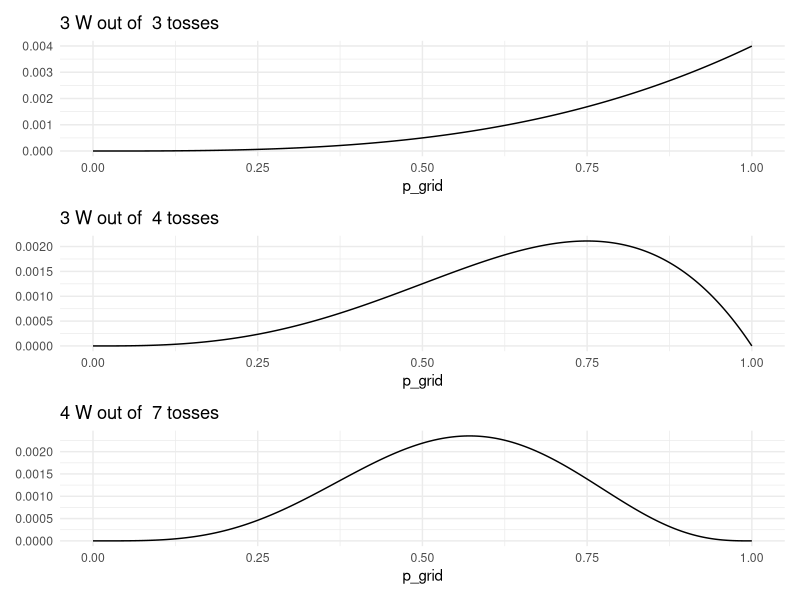
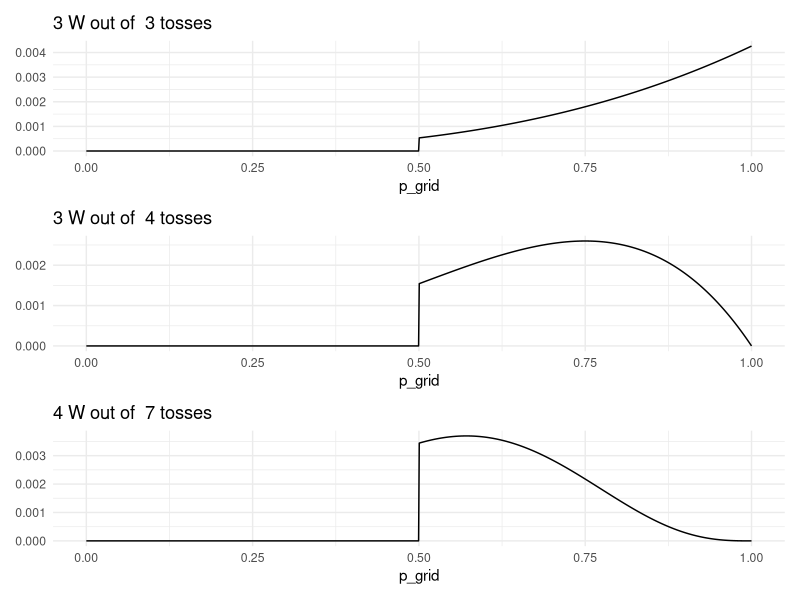

Generate these figures, in order, with R:
## ---- chunk 1
library(ggplot2)
library(patchwork)

n_w = c(3, 3, 4) # Water
n_t = c(3, 4, 7) # Tosses

p_grid = seq(0, 1, length.out = 1000)

plots = list(3)
for (i in 1:3){
  lhood = dbinom(n_w[i], n_t[[i]], p_grid)
  prior = rep(1, length(p_grid))
  posterior = lhood * prior
  posterior = posterior / sum(posterior)
  
  plot_df = data.frame(p_grid = p_grid, posterior = posterior)
  plots[[i]] = ggplot(plot_df, aes(p_grid, posterior)) +
    geom_line() +
    labs(title = paste(n_w[[i]], 'W out of ', n_t[[i]], 'tosses'),
         y = NULL) + 
    theme_minimal()
    
}

plots[[1]]  / 
  plots[[2]] /
  plots[[3]]
## ---- chunk 2
n_w = c(3, 3, 4) # Water
n_t = c(3, 4, 7) # Tosses

p_grid = seq(0, 1, length.out = 1000)

plots = list(3)
for (i in 1:3){
  lhood = dbinom(n_w[i], n_t[[i]], p_grid)
  prior = ifelse(p_grid >= 0.5, 1, 0)
  posterior = lhood * prior
  posterior = posterior / sum(posterior)
  
  plot_df = data.frame(p_grid = p_grid, posterior = posterior)
  plots[[i]] = ggplot(plot_df, aes(p_grid, posterior)) +
    geom_line() +
    labs(title = paste(n_w[[i]], 'W out of ', n_t[[i]], 'tosses'),
         y = NULL) + 
    theme_minimal()
    
}

plots[[1]]  / 
  plots[[2]] /
  plots[[3]]
## ---- chunk 3
lhood = c('earth' = 0.3, 'mars' = 1) # Probability of observing land
prior = c('earth' = 1, 'mars' = 1) # Each globe equally likely to be tossed
posterior = lhood * prior 
posterior = posterior / sum(posterior)

posterior['earth']
## ---- chunk 4
lhood = c('B/B' = 2, 'B/W' = 1, 'W/W' = 0) # How many ways are there to the black side face up?
prior = c('B/B' = 1, 'B/W' = 1, 'W/W' = 1) # How likely are we to draw each card?
posterior = lhood * prior
posterior = posterior / sum(posterior)
posterior['B/B']
## ---- chunk 5
lhood = c('B/B' = 2, 'B/W' = 1, 'W/W' = 0) # How many ways are there to the black side face up?
prior = c('B/B' = 2, 'B/W' = 1, 'W/W' = 1) # How likely are we to draw each card?
posterior = lhood * prior
posterior = posterior / sum(posterior)
posterior['B/B']
## ---- chunk 6
lhood = c('B/B' = 2, 'B/W' = 1, 'W/W' = 0) # How many ways are there to the black side face up?
prior = c('B/B' = 1, 'B/W' = 2, 'W/W' = 3) # How likely are we to draw each card?
posterior = lhood * prior
posterior = posterior / sum(posterior)
posterior['B/B']
## ---- chunk 7
lhood = c('B/B' = 6, 'B/W' = 2, 'W/W' = 0) # How many ways are there to the black side face up?
prior = c('B/B' = 1, 'B/W' = 1, 'W/W' = 1) # How likely are we to draw each card?
posterior = lhood * prior
posterior = posterior / sum(posterior)
posterior['B/B']
## ---- chunk 8
p_twin = c('A' = 0.1, 'B' = 0.2) # Probability of twins - likelihood
p_species = c('A' = 1, 'B' = 1) # Prior on species

posterior = p_twin * p_species
posterior = posterior / sum(posterior)

# Posterior is the P(s = A | b_1 = t) terms. Now multiply by the likelihood of twins
# and sum to get the answer
sum(p_twin * posterior)
## ---- chunk 9
posterior['A']
## ---- chunk 10
lhood = c('A' = 0.1 * 0.9, 'B' = 0.2 * 0.8)
p_species = c('A' = 1, 'B' = 1)

posterior = lhood * p_species
posterior = posterior / sum(posterior)

posterior['A']
## ---- chunk 11
# What is the likelihood of the test saying species = A?
lhood = c('A' = 0.8, 'B' = 0.35)
prior = c('A' = 1, 'B' = 1)
posterior = lhood * prior
posterior = posterior / sum(posterior)

posterior['A']
## ---- chunk 12
lhood = c('A' = 0.8 * 0.1 * 0.9, 'B' = 0.35 * 0.2 * 0.8)
prior = c('A' = 1, 'B' = 1)
posterior = lhood * prior
posterior = posterior / sum(posterior)

posterior['A']
